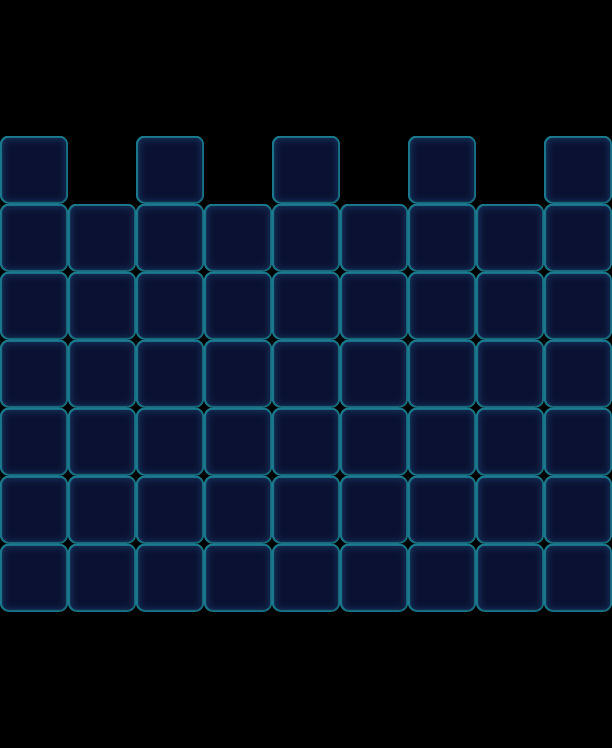

This is a level from a 2D game, rendered from its Tiled map with the project's own tilesets. A one-line summary and the map file follow, with tile-layer data summarised:
An orthogonal 9x11 tile map with 68x68 px tiles, 1 tile layer (Valid), 2 tilesets and 59 objects (45x Monster, 5x Factory_Normal, 5x Stone, 4x Begin).

<map version="1.0" orientation="orthogonal" width="9" height="11" tilewidth="68" tileheight="68">
 <tileset firstgid="1" name="game_grid1" tilewidth="68" tileheight="68">
  <image source="game_grid1.png" width="68" height="68" />
 </tileset>
 <tileset firstgid="2" name="map" tilewidth="68" tileheight="68">
  <image source="map.png" width="1024" height="1024" />
 </tileset>
 <layer name="Valid" width="9" height="11">
  <data>[99 cells, 59 non-empty, 1 distinct tile ids]</data>
 </layer>
 <objectgroup name="BottomObj" width="9" height="11" />
 <objectgroup name="MiddleObj" width="9" height="11">
  <object name="33" type="Monster" gid="3" x="544" y="476">
   <properties>
    <property name="Color" value="Green" />
   </properties>
  </object>
  <object name="65" type="Monster" gid="19" x="272" y="612">
   <properties>
    <property name="Color" value="Yellow" />
   </properties>
  </object>
  <object name="57" type="Monster" gid="18" x="408" y="408">
   <properties>
    <property name="Color" value="Pink" />
   </properties>
  </object>
  <object name="66" type="Monster" gid="17" x="544" y="544">
   <properties>
    <property name="Color" value="Purple" />
   </properties>
  </object>
  <object name="66" type="Monster" gid="17" x="340" y="544">
   <properties>
    <property name="Color" value="Purple" />
   </properties>
  </object>
  <object name="33" type="Monster" gid="3" x="0" y="612">
   <properties>
    <property name="Color" value="Green" />
   </properties>
  </object>
  <object name="33" type="Monster" gid="3" x="340" y="476">
   <properties>
    <property name="Color" value="Green" />
   </properties>
  </object>
  <object name="66" type="Monster" gid="17" x="476" y="612">
   <properties>
    <property name="Color" value="Purple" />
   </properties>
  </object>
  <object name="65" type="Monster" gid="19" x="0" y="544">
   <properties>
    <property name="Color" value="Yellow" />
   </properties>
  </object>
  <object name="57" type="Monster" gid="18" x="204" y="408">
   <properties>
    <property name="Color" value="Pink" />
   </properties>
  </object>
  <object name="57" type="Monster" gid="18" x="68" y="408">
   <properties>
    <property name="Color" value="Pink" />
   </properties>
  </object>
  <object name="66" type="Monster" gid="17" x="408" y="544">
   <properties>
    <property name="Color" value="Purple" />
   </properties>
  </object>
  <object name="57" type="Monster" gid="18" x="272" y="544">
   <properties>
    <property name="Color" value="Pink" />
   </properties>
  </object>
  <object name="32" type="Monster" gid="2" x="544" y="408">
   <properties>
    <property name="Color" value="Blue" />
   </properties>
  </object>
  <object name="66" type="Monster" gid="17" x="68" y="612">
   <properties>
    <property name="Color" value="Purple" />
   </properties>
  </object>
  <object name="33" type="Monster" gid="3" x="68" y="544">
   <properties>
    <property name="Color" value="Green" />
   </properties>
  </object>
  <object name="33" type="Monster" gid="3" x="68" y="476">
   <properties>
    <property name="Color" value="Green" />
   </properties>
  </object>
  <object name="57" type="Monster" gid="18" x="204" y="544">
   <properties>
    <property name="Color" value="Pink" />
   </properties>
  </object>
  <object name="32" type="Monster" gid="2" x="204" y="476">
   <properties>
    <property name="Color" value="Blue" />
   </properties>
  </object>
  <object name="32" type="Monster" gid="2" x="0" y="408">
   <properties>
    <property name="Color" value="Blue" />
   </properties>
  </object>
  <object name="32" type="Monster" gid="2" x="204" y="612">
   <properties>
    <property name="Color" value="Blue" />
   </properties>
  </object>
  <object name="66" type="Monster" gid="17" x="476" y="408">
   <properties>
    <property name="Color" value="Purple" />
   </properties>
  </object>
  <object name="33" type="Monster" gid="3" x="476" y="476">
   <properties>
    <property name="Color" value="Green" />
   </properties>
  </object>
  <object name="66" type="Monster" gid="17" x="136" y="408">
   <properties>
    <property name="Color" value="Purple" />
   </properties>
  </object>
  <object name="32" type="Monster" gid="2" x="340" y="612">
   <properties>
    <property name="Color" value="Blue" />
   </properties>
  </object>
  <object name="65" type="Monster" gid="19" x="136" y="612">
   <properties>
    <property name="Color" value="Yellow" />
   </properties>
  </object>
  <object name="32" type="Monster" gid="2" x="272" y="340">
   <properties>
    <property name="Color" value="Blue" />
   </properties>
  </object>
  <object name="57" type="Monster" gid="18" x="136" y="476">
   <properties>
    <property name="Color" value="Pink" />
   </properties>
  </object>
  <object name="66" type="Monster" gid="17" x="136" y="544">
   <properties>
    <property name="Color" value="Purple" />
   </properties>
  </object>
  <object name="33" type="Monster" gid="3" x="272" y="476">
   <properties>
    <property name="Color" value="Green" />
   </properties>
  </object>
  <object name="65" type="Monster" gid="19" x="340" y="408">
   <properties>
    <property name="Color" value="Yellow" />
   </properties>
  </object>
  <object name="65" type="Monster" gid="19" x="408" y="612">
   <properties>
    <property name="Color" value="Yellow" />
   </properties>
  </object>
  <object name="65" type="Monster" gid="19" x="408" y="476">
   <properties>
    <property name="Color" value="Yellow" />
   </properties>
  </object>
  <object name="33" type="Monster" gid="3" x="0" y="476">
   <properties>
    <property name="Color" value="Green" />
   </properties>
  </object>
  <object name="32" type="Monster" gid="2" x="476" y="544">
   <properties>
    <property name="Color" value="Blue" />
   </properties>
  </object>
  <object name="57" type="Monster" gid="18" x="544" y="612">
   <properties>
    <property name="Color" value="Pink" />
   </properties>
  </object>
  <object name="33" type="Monster" gid="3" x="340" y="340">
   <properties>
    <property name="Color" value="Green" />
   </properties>
  </object>
  <object name="33" type="Monster" gid="3" x="544" y="340">
   <properties>
    <property name="Color" value="Green" />
   </properties>
  </object>
  <object name="32" type="Monster" gid="2" x="408" y="340">
   <properties>
    <property name="Color" value="Blue" />
   </properties>
  </object>
  <object name="66" type="Monster" gid="17" x="136" y="340">
   <properties>
    <property name="Color" value="Purple" />
   </properties>
  </object>
  <object name="33" type="Monster" gid="3" x="68" y="340">
   <properties>
    <property name="Color" value="Green" />
   </properties>
  </object>
  <object name="65" type="Monster" gid="19" x="0" y="340">
   <properties>
    <property name="Color" value="Yellow" />
   </properties>
  </object>
  <object name="65" type="Monster" gid="19" x="204" y="340">
   <properties>
    <property name="Color" value="Yellow" />
   </properties>
  </object>
  <object name="57" type="Monster" gid="18" x="272" y="408">
   <properties>
    <property name="Color" value="Pink" />
   </properties>
  </object>
  <object name="66" type="Monster" gid="17" x="476" y="340">
   <properties>
    <property name="Color" value="Purple" />
   </properties>
  </object>
 </objectgroup>
 <objectgroup color="#000000" name="TopObj" width="9" height="11">
  <object name="10" type="Factory_Normal" x="0" y="68" width="68" height="68">
   <properties>
    <property name="FactoryColorsConfig" value="Blue,Green,Yellow,Pink,Purple" />
   </properties>
  </object>
  <object name="10" type="Factory_Normal" x="136" y="68" width="68" height="68">
   <properties>
    <property name="FactoryColorsConfig" value="Blue,Green,Yellow,Pink,Purple" />
   </properties>
  </object>
  </objectgroup>
</map>
<!-- 12 of 59 objects omitted -->
